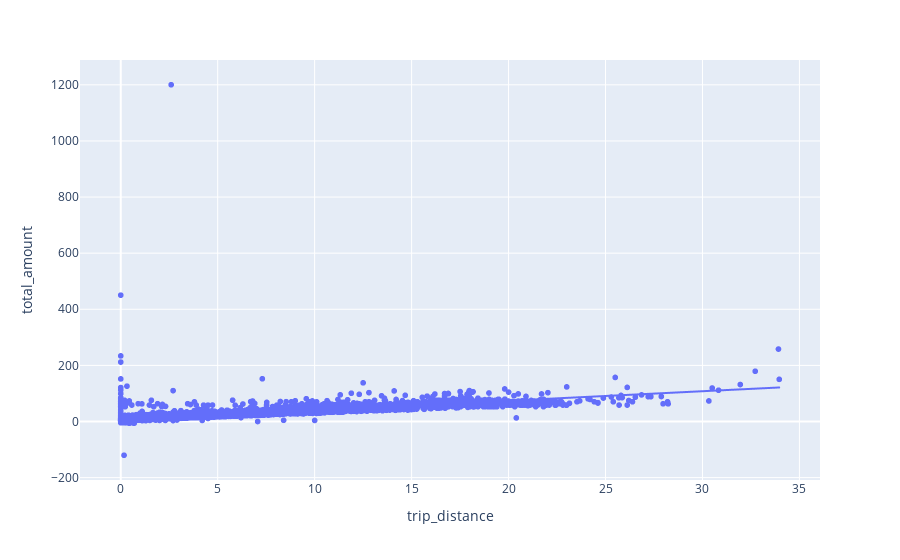

The notebook cell this image was saved under:
### Code cell
# plot trip_distance and total_amount (plotly scatter plot w/ trendine)
fig = px.scatter(df, x="trip_distance", y="total_amount", trendline="ols")
fig.show()

### Figure 1 — Plotly figure (JSON) as saved in the notebook; plotly's stock layout.template omitted (floating-point values rounded to 4 significant figures; data arrays with more than 128 entries replaced by an {"elided": "..."} marker saying what was removed)
{"data": [{"hovertemplate": "trip_distance=%{x}<br>total_amount=%{y}<extra></extra>", "legendgroup": "", "marker": {"color": "#636efa", "symbol": "circle"}, "mode": "markers", "name": "", "showlegend": false, "type": "scattergl", "x": {"elided": "22699 float values"}, "xaxis": "x", "y": {"elided": "22699 float values"}, "yaxis": "y"}, {"hovertemplate": "<b>OLS trendline</b><br>total_amount = 3.3805 * trip_distance + 6.46205<br>R<sup>2</sup>=0.588568<br><br>trip_distance=%{x}<br>total_amount=%{y} <b>(trend)</b><extra></extra>", "legendgroup": "", "marker": {"color": "#636efa", "symbol": "circle"}, "mode": "lines", "name": "", "showlegend": false, "type": "scattergl", "x": {"elided": "22699 float values"}, "xaxis": "x", "y": {"elided": "22699 float values"}, "yaxis": "y"}], "layout": {"legend": {"tracegroupgap": 0}, "margin": {"t": 60}, "xaxis": {"anchor": "y", "domain": [0, 1], "title": {"text": "trip_distance"}}, "yaxis": {"anchor": "x", "domain": [0, 1], "title": {"text": "total_amount"}}}}
